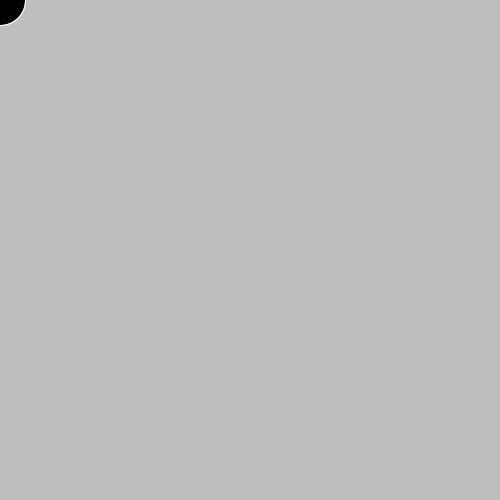
Frame 1 (no input)
Frame 60 (the mouse pressed at the canvas centre just before this capture): identical to frame 1, image omitted
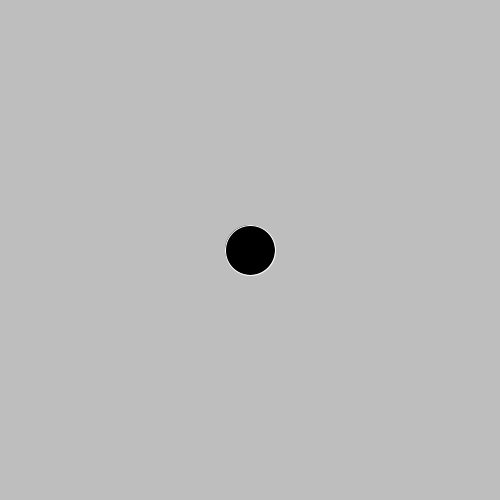
Frame 120 (the mouse held since frame 60 and released just before this capture)

The Processing sketch that drew these frames (run headless with seeded random() and noise(); from frame 60 on, the mouse is pressed at the canvas centre):

// Processing sketch: challenge_3a
// ── challenge_3a.pde
float x,y;

void setup(){
  background(190);
  size(500,500);
}

void draw(){
  background(190);
  fill(0);
  stroke(255);
  circle(x,y,50);
  x = mouseX; y = mouseY;
  
}
